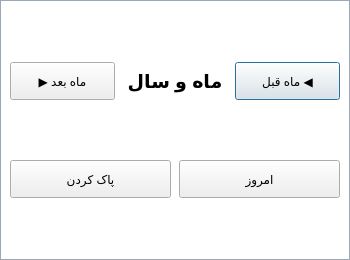
<?xml version='1.0' encoding='UTF-8'?>
<ui version="4.0">
 <class>JalaliCalendarDialog</class>
 <widget class="QDialog" name="JalaliCalendarDialog">
  <property name="windowTitle">
   <string>انتخاب تاریخ شمسی</string>
  </property>
  <property name="minimumSize">
   <size>
    <width>350</width>
    <height>260</height>
   </size>
  </property>
  <property name="layoutDirection">
   <enum>Qt::LayoutDirection::RightToLeft</enum>
  </property>
  <property name="styleSheet">
   <string>QDialog { background: white; border: 1px solid #9AA8B7; }
QPushButton { min-width: 32px; min-height: 30px; padding: 3px; }
QPushButton:hover { background: #DCEBFA; }
QLabel#month_label { font-weight: bold; font-size: 14pt; }
QLabel[weekdayHeader="true"] { font-weight: bold; color: #245B87; }
QPushButton[calendarToday="true"] { background: #1976D2; color: white; font-weight: bold; }</string>
  </property>
  <layout class="QVBoxLayout" name="rootLayout">
   <property name="leftMargin">
    <number>10</number>
   </property>
   <property name="topMargin">
    <number>10</number>
   </property>
   <property name="rightMargin">
    <number>10</number>
   </property>
   <property name="bottomMargin">
    <number>10</number>
   </property>
   <property name="spacing">
    <number>8</number>
   </property>
   <item>
    <layout class="QHBoxLayout" name="navigationLayout">
     <item>
      <widget class="QPushButton" name="prev_button">
       <property name="text">
        <string>ماه قبل ◀</string>
       </property>
      </widget>
     </item>
     <item>
      <widget class="QLabel" name="month_label">
       <property name="text">
        <string>ماه و سال</string>
       </property>
       <property name="alignment">
        <set>Qt::AlignmentFlag::AlignCenter</set>
       </property>
      </widget>
     </item>
     <item>
      <widget class="QPushButton" name="next_button">
       <property name="text">
        <string>▶ ماه بعد</string>
       </property>
      </widget>
     </item>
    </layout>
   </item>
   <item>
    <layout class="QGridLayout" name="days_grid">
     <property name="spacing">
      <number>4</number>
     </property>
    </layout>
   </item>
   <item>
    <layout class="QHBoxLayout" name="bottomLayout">
     <item>
      <widget class="QPushButton" name="today_button">
       <property name="text">
        <string>امروز</string>
       </property>
      </widget>
     </item>
     <item>
      <widget class="QPushButton" name="clear_button">
       <property name="text">
        <string>پاک کردن</string>
       </property>
      </widget>
     </item>
    </layout>
   </item>
  </layout>
 </widget>
 <resources />
 <connections />
</ui>
